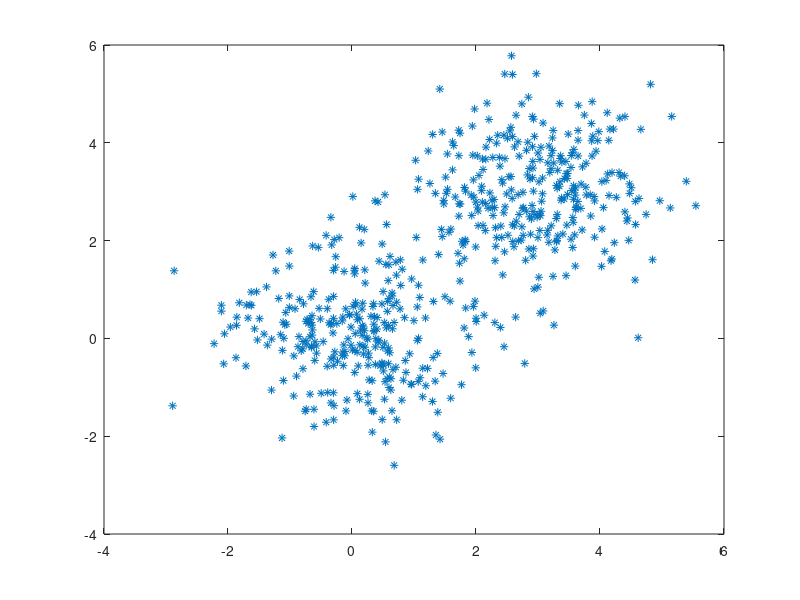

This chart was generated by the following MATLAB code: (Note: this script raises an error after producing the figure.)
%!!!!!!!!!!!!!!!!!!!!!!!!!!!!!!!!!!!!!!!!!!!!!!!!!!!!!!!!!!!!!!!!!%
%                                                                 %
% Creator: Jia Li, September 2004                                 %
% For research purpose only.                                      %
%                                                                 %
%-----------------------------------------------------------------%
%                                                                 %
% Function: This is a demo program that shows how to cluster      %
% data using several wellknow algorithms: kmeans, mixture model   %
% based clustering using CEM and EM estimation methods.           %
%                                                                 %
%!!!!!!!!!!!!!!!!!!!!!!!!!!!!!!!!!!!!!!!!!!!!!!!!!!!!!!!!!!!!!!!!!%

%%--------------------------------------------------%%
%% This is a demo program for clustering data       %%
%% using different clustering methods               %%
%%--------------------------------------------------%%

%% Generate random data

rand('state', 0);

dim=2;
numdata=600;
X=randn(numdata,dim);

for i=numdata/2:numdata
X(i,:)=X(i,:)+[3,3];
end;

%%% plot the data for viewing 
plot(X(:,1),X(:,2),'*');

numcmp=7;  %% number of clusters

%%----- Cluster by Kmeans -----

thred=1.0e-4;
%% indkm stores the clustering result
[cdbk,distlist, indkm]=km(X,numcmp,thred);


%%----- Cluster by CEM and EM -------

%% initialization

stopratio=1.0e-4;
[muinit, sigmainit, ainit]=initem(dim, numdata, numcmp, stopratio, X);

%----- CEM -----
stopratio=1.0e-5;
%% indcem stores the clustering result
%% postp_cem stores the posterior probilities of each cluster

[mu1,sigma1,a1,indcem, postp_cem]=cemcls(X,numdata,numcmp,dim,muinit,sigmainit,ainit,stopratio);


%----- EM ------
stopratio=1.0e-5;
%% indem stores the clustering result
%% postp_em stores the posterior probilities of each cluster
[mu2, sigma2, a2, loglike, indem, postp_em]=emcls(dim, numdata, numcmp, stopratio, X, muinit, sigmainit, ainit, 0);

cord=[1,2];
figure(1);
plotcls(X,numcmp, cord, indkm);
title('Clustering based on Kmeans');

figure(2);
plotcls(X,numcmp, cord, indcem);
title('Clustering based on CEM');

figure(3);
plotcls(X,numcmp, cord, indem);
title('Clustering based on EM');
